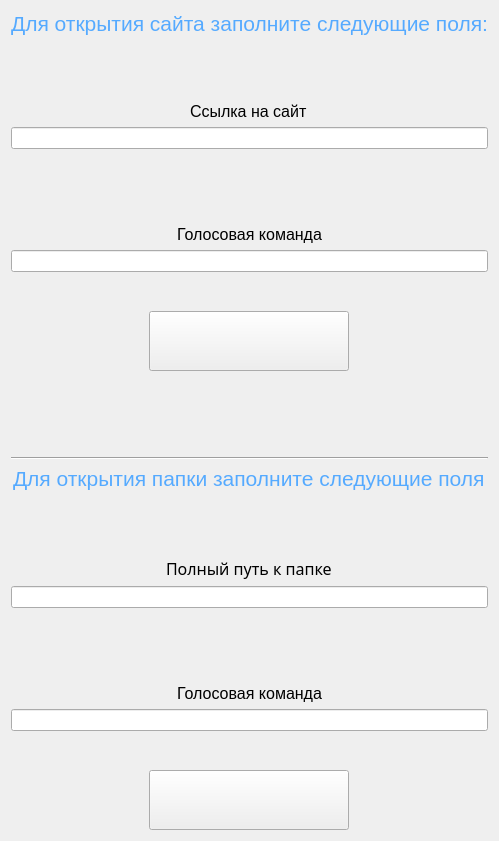
                  <widget class="QWidget" name="page_user">
                   <property name="minimumSize">
                    <size>
                     <width>0</width>
                     <height>0</height>
                    </size>
                   </property>
                   <property name="maximumSize">
                    <size>
                     <width>16777215</width>
                     <height>16777215</height>
                    </size>
                   </property>
                   <property name="styleSheet">
                    <string notr="true"/>
                   </property>
                   <layout class="QVBoxLayout" name="verticalLayout_6">
                    <item>
                     <widget class="QLabel" name="site_title">
                      <property name="font">
                       <font>
                        <family>MS Shell Dlg 2</family>
                        <pointsize>16</pointsize>
                        <weight>50</weight>
                        <italic>false</italic>
                        <bold>false</bold>
                       </font>
                      </property>
                      <property name="styleSheet">
                       <string notr="true">color: rgb(85, 170, 255);</string>
                      </property>
                      <property name="text">
                       <string>Для открытия сайта заполните следующие поля:</string>
                      </property>
                      <property name="alignment">
                       <set>Qt::AlignCenter</set>
                      </property>
                     </widget>
                    </item>
                    <item>
                     <spacer name="verticalSpacer_9">
                      <property name="orientation">
                       <enum>Qt::Vertical</enum>
                      </property>
                      <property name="sizeHint" stdset="0">
                       <size>
                        <width>20</width>
                        <height>60</height>
                       </size>
                      </property>
                     </spacer>
                    </item>
                    <item alignment="Qt::AlignHCenter|Qt::AlignVCenter">
                     <widget class="QLabel" name="site_link">
                      <property name="font">
                       <font>
                        <family>MS Shell Dlg 2</family>
                        <pointsize>12</pointsize>
                        <weight>50</weight>
                        <italic>false</italic>
                        <bold>false</bold>
                       </font>
                      </property>
                      <property name="text">
                       <string>Ссылка на сайт</string>
                      </property>
                     </widget>
                    </item>
                    <item>
                     <widget class="QLineEdit" name="lineEdit"/>
                    </item>
                    <item>
                     <spacer name="verticalSpacer_6">
                      <property name="orientation">
                       <enum>Qt::Vertical</enum>
                      </property>
                      <property name="sizeHint" stdset="0">
                       <size>
                        <width>20</width>
                        <height>70</height>
                       </size>
                      </property>
                     </spacer>
                    </item>
                    <item alignment="Qt::AlignHCenter|Qt::AlignVCenter">
                     <widget class="QLabel" name="label">
                      <property name="font">
                       <font>
                        <pointsize>12</pointsize>
                       </font>
                      </property>
                      <property name="text">
                       <string>Голосовая команда</string>
                      </property>
                     </widget>
                    </item>
                    <item>
                     <widget class="QLineEdit" name="lineEdit_2"/>
                    </item>
                    <item>
                     <widget class="QLabel" name="warning_1">
                      <property name="minimumSize">
                       <size>
                        <width>0</width>
                        <height>25</height>
                       </size>
                      </property>
                      <property name="font">
                       <font>
                        <family>Segoe UI</family>
                        <pointsize>11</pointsize>
                       </font>
                      </property>
                      <property name="styleSheet">
                       <string notr="true">font-size: 11pt;
color:red;
margin: 8 0 2 0;</string>
                      </property>
                      <property name="text">
                       <string/>
                      </property>
                      <property name="alignment">
                       <set>Qt::AlignCenter</set>
                      </property>
                     </widget>
                    </item>
                    <item alignment="Qt::AlignHCenter|Qt::AlignVCenter">
                     <widget class="QPushButton" name="ok_btn">
                      <property name="minimumSize">
                       <size>
                        <width>200</width>
                        <height>60</height>
                       </size>
                      </property>
                      <property name="maximumSize">
                       <size>
                        <width>200</width>
                        <height>60</height>
                       </size>
                      </property>
                      <property name="font">
                       <font>
                        <family>Segoe UI</family>
                        <pointsize>10</pointsize>
                       </font>
                      </property>
                      <property name="cursor">
                       <cursorShape>PointingHandCursor</cursorShape>
                      </property>
                      <property name="styleSheet">
                       <string notr="true"/>
                      </property>
                      <property name="text">
                       <string/>
                      </property>
                      <property name="icon">
                       <iconset>
                        <normaloff>icons/24x24/cil-check-alt.png</normaloff>icons/24x24/cil-check-alt.png</iconset>
                      </property>
                      <property name="iconSize">
                       <size>
                        <width>24</width>
                        <height>24</height>
                       </size>
                      </property>
                     </widget>
                    </item>
                    <item>
                     <spacer name="verticalSpacer">
                      <property name="orientation">
                       <enum>Qt::Vertical</enum>
                      </property>
                      <property name="sizeHint" stdset="0">
                       <size>
                        <width>20</width>
                        <height>80</height>
                       </size>
                      </property>
                     </spacer>
                    </item>
                    <item>
                     <widget class="Line" name="line_4">
                      <property name="styleSheet">
                       <string notr="true"/>
                      </property>
                      <property name="orientation">
                       <enum>Qt::Horizontal</enum>
                      </property>
                     </widget>
                    </item>
                    <item alignment="Qt::AlignHCenter|Qt::AlignVCenter">
                     <widget class="QLabel" name="folder_title">
                      <property name="sizePolicy">
                       <sizepolicy hsizetype="Expanding" vsizetype="Preferred">
                        <horstretch>0</horstretch>
                        <verstretch>0</verstretch>
                       </sizepolicy>
                      </property>
                      <property name="font">
                       <font>
                        <family>Segoe UI</family>
                        <pointsize>16</pointsize>
                       </font>
                      </property>
                      <property name="styleSheet">
                       <string notr="true">color: rgb(85, 170, 255);</string>
                      </property>
                      <property name="text">
                       <string>Для открытия папки заполните следующие поля</string>
                      </property>
                     </widget>
                    </item>
                    <item>
                     <spacer name="verticalSpacer_2">
                      <property name="orientation">
                       <enum>Qt::Vertical</enum>
                      </property>
                      <property name="sizeHint" stdset="0">
                       <size>
                        <width>20</width>
                        <height>60</height>
                       </size>
                      </property>
                     </spacer>
                    </item>
                    <item alignment="Qt::AlignHCenter|Qt::AlignVCenter">
                     <widget class="QLabel" name="folder_link">
                      <property name="sizePolicy">
                       <sizepolicy hsizetype="Expanding" vsizetype="Preferred">
                        <horstretch>0</horstretch>
                        <verstretch>0</verstretch>
                       </sizepolicy>
                      </property>
                      <property name="font">
                       <font>
                        <family>UI</family>
                        <pointsize>12</pointsize>
                        <weight>50</weight>
                        <italic>false</italic>
                        <bold>false</bold>
                       </font>
                      </property>
                      <property name="text">
                       <string>Полный путь к папке</string>
                      </property>
                     </widget>
                    </item>
                    <item>
                     <widget class="QLineEdit" name="lineEdit_3"/>
                    </item>
                    <item>
                     <spacer name="verticalSpacer_3">
                      <property name="orientation">
                       <enum>Qt::Vertical</enum>
                      </property>
                      <property name="sizeHint" stdset="0">
                       <size>
                        <width>20</width>
                        <height>70</height>
                       </size>
                      </property>
                     </spacer>
                    </item>
                    <item alignment="Qt::AlignHCenter">
                     <widget class="QLabel" name="command_link_2">
                      <property name="sizePolicy">
                       <sizepolicy hsizetype="Expanding" vsizetype="Preferred">
                        <horstretch>0</horstretch>
                        <verstretch>0</verstretch>
                       </sizepolicy>
                      </property>
                      <property name="font">
                       <font>
                        <family>Segoe UI</family>
                        <pointsize>12</pointsize>
                       </font>
                      </property>
                      <property name="text">
                       <string>Голосовая команда</string>
                      </property>
                     </widget>
                    </item>
                    <item>
                     <widget class="QLineEdit" name="lineEdit_4"/>
                    </item>
                    <item alignment="Qt::AlignVCenter">
                     <widget class="QLabel" name="warning_2">
                      <property name="minimumSize">
                       <size>
                        <width>0</width>
                        <height>25</height>
                       </size>
                      </property>
                      <property name="font">
                       <font>
                        <family>Segoe UI</family>
                        <pointsize>11</pointsize>
                       </font>
                      </property>
                      <property name="styleSheet">
                       <string notr="true">font-size: 11pt;
color:red;
margin: 8 0 2 0;</string>
                      </property>
                      <property name="text">
                       <string/>
                      </property>
                      <property name="alignment">
                       <set>Qt::AlignCenter</set>
                      </property>
                     </widget>
                    </item>
                    <item alignment="Qt::AlignHCenter|Qt::AlignVCenter">
                     <widget class="QPushButton" name="ok_btn2">
                      <property name="minimumSize">
                       <size>
                        <width>200</width>
                        <height>60</height>
                       </size>
                      </property>
                      <property name="maximumSize">
                       <size>
                        <width>200</width>
                        <height>60</height>
                       </size>
                      </property>
                      <property name="font">
                       <font>
                        <family>Segoe UI</family>
                        <pointsize>10</pointsize>
                       </font>
                      </property>
                      <property name="text">
                       <string/>
                      </property>
                      <property name="icon">
                       <iconset>
                        <normaloff>icons/24x24/cil-check-alt.png</normaloff>icons/24x24/cil-check-alt.png</iconset>
                      </property>
                      <property name="iconSize">
                       <size>
                        <width>24</width>
                        <height>24</height>
                       </size>
                      </property>
                     </widget>
                    </item>
                   </layout>
                  </widget>
